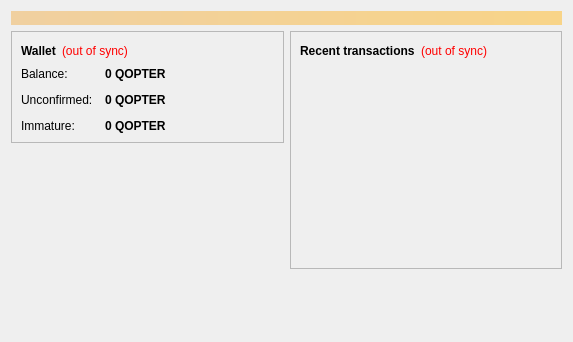
<?xml version="1.0" encoding="UTF-8"?>
<ui version="4.0">
 <class>OverviewPage</class>
 <widget class="QWidget" name="OverviewPage">
  <property name="geometry">
   <rect>
    <x>0</x>
    <y>0</y>
    <width>573</width>
    <height>342</height>
   </rect>
  </property>
  <property name="windowTitle">
   <string>Form</string>
  </property>
  <layout class="QVBoxLayout" name="topLayout">
   <item>
    <widget class="QLabel" name="labelAlerts">
     <property name="visible">
      <bool>false</bool>
     </property>
     <property name="styleSheet">
      <string notr="true">background-color: qlineargradient(x1: 0, y1: 0, x2: 1, y2: 0, stop:0 #F0D0A0, stop:1 #F8D488); color:#000000;</string>
     </property>
     <property name="wordWrap">
      <bool>true</bool>
     </property>
     <property name="margin">
      <number>3</number>
     </property>
    </widget>
   </item>
   <item>
    <layout class="QHBoxLayout" name="horizontalLayout" stretch="1,1">
     <item>
      <layout class="QVBoxLayout" name="verticalLayout_2">
       <item>
        <widget class="QFrame" name="frame">
         <property name="frameShape">
          <enum>QFrame::StyledPanel</enum>
         </property>
         <property name="frameShadow">
          <enum>QFrame::Raised</enum>
         </property>
         <layout class="QVBoxLayout" name="verticalLayout_4">
          <item>
           <layout class="QHBoxLayout" name="horizontalLayout_4">
            <item>
             <widget class="QLabel" name="label_5">
              <property name="font">
               <font>
                <weight>75</weight>
                <bold>true</bold>
               </font>
              </property>
              <property name="text">
               <string>Wallet</string>
              </property>
             </widget>
            </item>
            <item>
             <widget class="QLabel" name="labelWalletStatus">
              <property name="toolTip">
               <string>The displayed information may be out of date. Your wallet automatically synchronizes with the Qoptercoin network after a connection is established, but this process has not completed yet.</string>
              </property>
              <property name="styleSheet">
               <string notr="true">QLabel { color: red; }</string>
              </property>
              <property name="text">
               <string notr="true">(out of sync)</string>
              </property>
              <property name="alignment">
               <set>Qt::AlignLeading|Qt::AlignLeft|Qt::AlignVCenter</set>
              </property>
             </widget>
            </item>
            <item>
             <spacer name="horizontalSpacer_2">
              <property name="orientation">
               <enum>Qt::Horizontal</enum>
              </property>
              <property name="sizeHint" stdset="0">
               <size>
                <width>40</width>
                <height>20</height>
               </size>
              </property>
             </spacer>
            </item>
           </layout>
          </item>
          <item>
           <layout class="QFormLayout" name="formLayout_2">
            <property name="fieldGrowthPolicy">
             <enum>QFormLayout::AllNonFixedFieldsGrow</enum>
            </property>
            <property name="horizontalSpacing">
             <number>12</number>
            </property>
            <property name="verticalSpacing">
             <number>12</number>
            </property>
            <item row="0" column="0">
             <widget class="QLabel" name="label">
              <property name="text">
               <string>Balance:</string>
              </property>
             </widget>
            </item>
            <item row="0" column="1">
             <widget class="QLabel" name="labelBalance">
              <property name="font">
               <font>
                <weight>75</weight>
                <bold>true</bold>
               </font>
              </property>
              <property name="cursor">
               <cursorShape>IBeamCursor</cursorShape>
              </property>
              <property name="toolTip">
               <string>Your current balance</string>
              </property>
              <property name="text">
               <string notr="true">0 QOPTER</string>
              </property>
              <property name="textInteractionFlags">
               <set>Qt::LinksAccessibleByMouse|Qt::TextSelectableByKeyboard|Qt::TextSelectableByMouse</set>
              </property>
             </widget>
            </item>
            <item row="1" column="0">
             <widget class="QLabel" name="label_3">
              <property name="text">
               <string>Unconfirmed:</string>
              </property>
             </widget>
            </item>
            <item row="1" column="1">
             <widget class="QLabel" name="labelUnconfirmed">
              <property name="font">
               <font>
                <weight>75</weight>
                <bold>true</bold>
               </font>
              </property>
              <property name="cursor">
               <cursorShape>IBeamCursor</cursorShape>
              </property>
              <property name="toolTip">
               <string>Total of transactions that have yet to be confirmed, and do not yet count toward the current balance</string>
              </property>
              <property name="text">
               <string notr="true">0 QOPTER</string>
              </property>
              <property name="textInteractionFlags">
               <set>Qt::LinksAccessibleByMouse|Qt::TextSelectableByKeyboard|Qt::TextSelectableByMouse</set>
              </property>
             </widget>
            </item>
            <item row="2" column="0">
             <widget class="QLabel" name="labelImmatureText">
              <property name="text">
               <string>Immature:</string>
              </property>
             </widget>
            </item>
            <item row="2" column="1">
             <widget class="QLabel" name="labelImmature">
              <property name="font">
               <font>
                <weight>75</weight>
                <bold>true</bold>
               </font>
              </property>
              <property name="toolTip">
               <string>Mined balance that has not yet matured</string>
              </property>
              <property name="text">
               <string notr="true">0 QOPTER</string>
              </property>
              <property name="textInteractionFlags">
               <set>Qt::LinksAccessibleByMouse|Qt::TextSelectableByKeyboard|Qt::TextSelectableByMouse</set>
              </property>
             </widget>
            </item>
           </layout>
          </item>
         </layout>
        </widget>
       </item>
       <item>
        <spacer name="verticalSpacer">
         <property name="orientation">
          <enum>Qt::Vertical</enum>
         </property>
         <property name="sizeHint" stdset="0">
          <size>
           <width>20</width>
           <height>40</height>
          </size>
         </property>
        </spacer>
       </item>
      </layout>
     </item>
     <item>
      <layout class="QVBoxLayout" name="verticalLayout_3">
       <item>
        <widget class="QFrame" name="frame_2">
         <property name="frameShape">
          <enum>QFrame::StyledPanel</enum>
         </property>
         <property name="frameShadow">
          <enum>QFrame::Raised</enum>
         </property>
         <layout class="QVBoxLayout" name="verticalLayout">
          <item>
           <layout class="QHBoxLayout" name="horizontalLayout_2">
            <item>
             <widget class="QLabel" name="label_4">
              <property name="text">
               <string>&lt;b&gt;Recent transactions&lt;/b&gt;</string>
              </property>
             </widget>
            </item>
            <item>
             <widget class="QLabel" name="labelTransactionsStatus">
              <property name="toolTip">
               <string>The displayed information may be out of date. Your wallet automatically synchronizes with the Qoptercoin network after a connection is established, but this process has not completed yet.</string>
              </property>
              <property name="styleSheet">
               <string notr="true">QLabel { color: red; }</string>
              </property>
              <property name="text">
               <string notr="true">(out of sync)</string>
              </property>
              <property name="alignment">
               <set>Qt::AlignRight|Qt::AlignTrailing|Qt::AlignVCenter</set>
              </property>
             </widget>
            </item>
            <item>
             <spacer name="horizontalSpacer">
              <property name="orientation">
               <enum>Qt::Horizontal</enum>
              </property>
              <property name="sizeHint" stdset="0">
               <size>
                <width>40</width>
                <height>20</height>
               </size>
              </property>
             </spacer>
            </item>
           </layout>
          </item>
          <item>
           <widget class="QListView" name="listTransactions">
            <property name="styleSheet">
             <string notr="true">QListView { background: transparent; }</string>
            </property>
            <property name="frameShape">
             <enum>QFrame::NoFrame</enum>
            </property>
            <property name="verticalScrollBarPolicy">
             <enum>Qt::ScrollBarAlwaysOff</enum>
            </property>
            <property name="horizontalScrollBarPolicy">
             <enum>Qt::ScrollBarAlwaysOff</enum>
            </property>
            <property name="selectionMode">
             <enum>QAbstractItemView::NoSelection</enum>
            </property>
           </widget>
          </item>
         </layout>
        </widget>
       </item>
       <item>
        <spacer name="verticalSpacer_2">
         <property name="orientation">
          <enum>Qt::Vertical</enum>
         </property>
         <property name="sizeHint" stdset="0">
          <size>
           <width>20</width>
           <height>40</height>
          </size>
         </property>
        </spacer>
       </item>
      </layout>
     </item>
    </layout>
   </item>
  </layout>
 </widget>
 <resources/>
 <connections/>
</ui>
